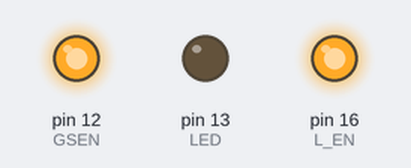
The sketch below on a simulated Arduino Mega 2560, built with avr-gcc and run on an emulated ATmega2560. Shown: output pins drawn as LEDs (lit = HIGH). No radio packets arrive unless stated; pins used as bus, display or sensor lines are not drawn; what the sketch prints to the serial monitor is not drawn.

Above: at 0.5 s.
At 4.4 s:
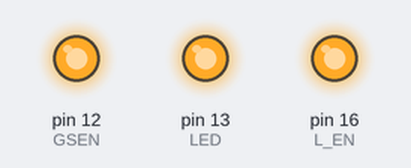
Timing chart, 0 to 5.9 s (numbered marks = the images above):
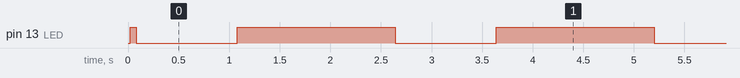

Measured:
- by itself, pin 13 (LED): repeats every 2.6 s: LOW 1.0 s, HIGH 1.6 s

The sketch:

LoRaSender_mega_test.ino
```cpp
#include <SPI.h>
#include <LoRa.h>

#define LORA_DIO0 2
#define LORA_SS 53
#define LORA_RST 9
#define LED 13
#define GSEN 12
#define L_EN 16
int counter = 0;

void setup() {

    pinMode(LED,OUTPUT);
    pinMode(LORA_RST, OUTPUT);
    pinMode(L_EN, OUTPUT);
    digitalWrite(LORA_RST,LOW);
    digitalWrite(L_EN,HIGH);
    digitalWrite(LED,LOW);
    pinMode(LORA_SS, OUTPUT);
    digitalWrite(LORA_SS,HIGH);
     pinMode(GSEN, OUTPUT);
    digitalWrite(GSEN,HIGH);

    LoRa.setPins(LORA_SS,LORA_RST,LORA_DIO0);
    Serial.begin(115200);
  while (!Serial);

  Serial.println("LoRa Sender");
// LoRa.setPins(RST,DIO0);
  if (!LoRa.begin(433E6)) {
    Serial.println("Starting LoRa failed!");
    while (1);
  }
}

void loop() {
  digitalWrite(LORA_RST,HIGH);
    digitalWrite(L_EN,HIGH);
    digitalWrite(LED,LOW);
     digitalWrite(GSEN,HIGH);
//  Serial.print("Sending packet: ");
//  Serial.println(counter);

  // send packet
//  int num=1;
  const uint8_t data="1";
//  Serial.println(num,OCT);
  Serial.println(data,OCT);
  digitalWrite(LED,HIGH);
  LoRa.beginPacket();
  LoRa.print(data);
  Serial.print("Sending  ");
   Serial.print(data);
  LoRa.endPacket();
  Serial.print("Sending done ");
   digitalWrite(LED,LOW);
   delay(1000);
    digitalWrite(LED,HIGH);
    delay(1000);

  delay(500);
}
```
